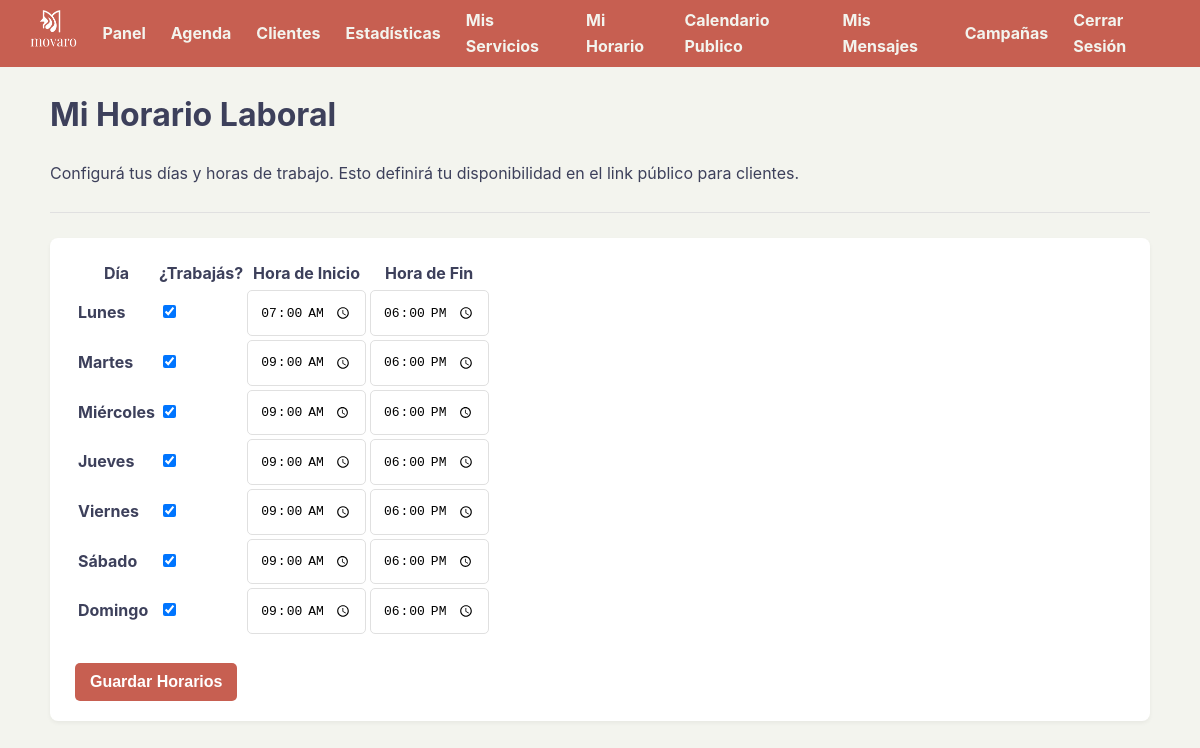
The app's page /horarios (signed in) with its own data.
### tables this page shows
CREATE TABLE horarios (
            id INTEGER PRIMARY KEY AUTOINCREMENT,
            usuario_id INTEGER NOT NULL,
            dia_semana INTEGER NOT NULL, -- 0=Lunes, 1=Martes, etc.
            hora_inicio TEXT,
            hora_fin TEXT,
            trabaja BOOLEAN NOT NULL DEFAULT 1, -- 1=Sí trabaja, 0=No trabaja
            UNIQUE(usuario_id, dia_semana),
            FOREIGN KEY (usuario_id) REFERENCES usuarios (id)
        );

### app.py (the view, shortened to what this page needs)
@app.route('/horarios', methods=['GET', 'POST'])
def gestionar_horarios():
    if 'usuario_id' not in session: return redirect('/login')
    usuario_id_actual = session['usuario_id']
    conn = sqlite3.connect(DATABASE)
    conn.row_factory = sqlite3.Row
    cursor = conn.cursor()
    cursor.execute("SELECT * FROM horarios WHERE usuario_id = ?", (usuario_id_actual,))
    horarios_guardados = {h['dia_semana']: h for h in cursor.fetchall()}
    conn.close()
    dias_semana = ["Lunes", "Martes", "Miércoles", "Jueves", "Viernes", "Sábado", "Domingo"]
    return render_template('horarios.html', dias_semana=dias_semana, horarios=horarios_guardados)

### templates/horarios.html (shortened to what this page needs)
{% extends "base.html" %}
{% block content %}
<h1>Mi Horario Laboral</h1>
<p>Configurá tus días y horas de trabajo. Esto definirá tu disponibilidad en el link público para clientes.</p>
<hr>
<div class="card">
    <form action="/horarios" method="post">
        <table class="stats-table tabla-responsiva">
            <thead>
                <tr>
                    <th>Día</th>
                    <th>¿Trabajás?</th>
                    <th>Hora de Inicio</th>
                    <th>Hora de Fin</th>
                </tr>
            </thead>
            <tbody>
                {% for i in range(7) %}
                    {% set dia = dias_semana[i] %}
                    {% set horario_dia = horarios.get(i) %}
                    <tr>
                        <td data-label="Día"><strong>{{ dia }}</strong></td>
                        <td data-label="¿Trabajás?">
                            <input type="checkbox" name="trabaja_{{ i }}"
                                   {% if not horario_dia or horario_dia.trabaja %}checked{% endif %}>
                        </td>
                        <td data-label="Hora de Inicio">
                            <input type="time" name="inicio_{{ i }}" value="{{ horario_dia.hora_inicio if horario_dia else '09:00' }}" class="form-control">
                        </td>
                        <td data-label="Hora de Fin">
                            <input type="time" name="fin_{{ i }}" value="{{ horario_dia.hora_fin if horario_dia else '18:00' }}" class="form-control">
                        </td>
                    </tr>
                {% endfor %}
            </tbody>
        </table>
        <br>
        <button type="submit">Guardar Horarios</button>
    </form>
</div>
{% endblock %}

### static/style.css (style rules this page uses)
:root { --color-primario: #C75F51; --color-secundario: #27626A; --color-texto: #3d405b; --color-fondo: #F3F4EE; --color-blanco: #FFFFFF; --color-borde-suave: #e0e0e0; --color-rojo-peligro: #dc3545; }
body { font-family: -apple-system, BlinkMacSystemFont, "Segoe UI", Roboto, Helvetica, Arial, sans-serif; margin: 0; background-color: var(--color-fondo); color: var(--color-texto); line-height: 1.6; }
button, .boton-accion { background-color: var(--color-primario); color: var(--color-blanco); padding: 10px 15px; border: none; border-radius: 5px; cursor: pointer; font-size: 1em; font-weight: bold; text-align: center; }
hr { border: none; border-top: 1px solid var(--color-borde-suave); margin: 25px 0; }
.card { background-color: var(--color-blanco); padding: 20px 25px; border-radius: 8px; box-shadow: 0 2px 4px rgba(0,0,0,0.05); }
.form-group input, .form-group select, .form-control { width: 100%; padding: 12px; border: 1px solid var(--color-borde-suave); border-radius: 5px; box-sizing: border-box; font-size: 1em; }

### records on screen
horarios: trabaja "☑", hora_inicio "07:00", hora_fin "18:00"
horarios: trabaja "☑", hora_inicio "09:00", hora_fin "18:00"
horarios: trabaja "☑", hora_inicio "09:00", hora_fin "18:00"
horarios: trabaja "☑", hora_inicio "09:00", hora_fin "18:00"
horarios: trabaja "☑", hora_inicio "09:00", hora_fin "18:00"
horarios: trabaja "☑", hora_inicio "09:00", hora_fin "18:00"
horarios: trabaja "☑", hora_inicio "09:00", hora_fin "18:00"

### other values on screen
{{ dia }} "Lunes" "Martes" "Miércoles" "Jueves" "Viernes" "Sábado" "Domingo"
